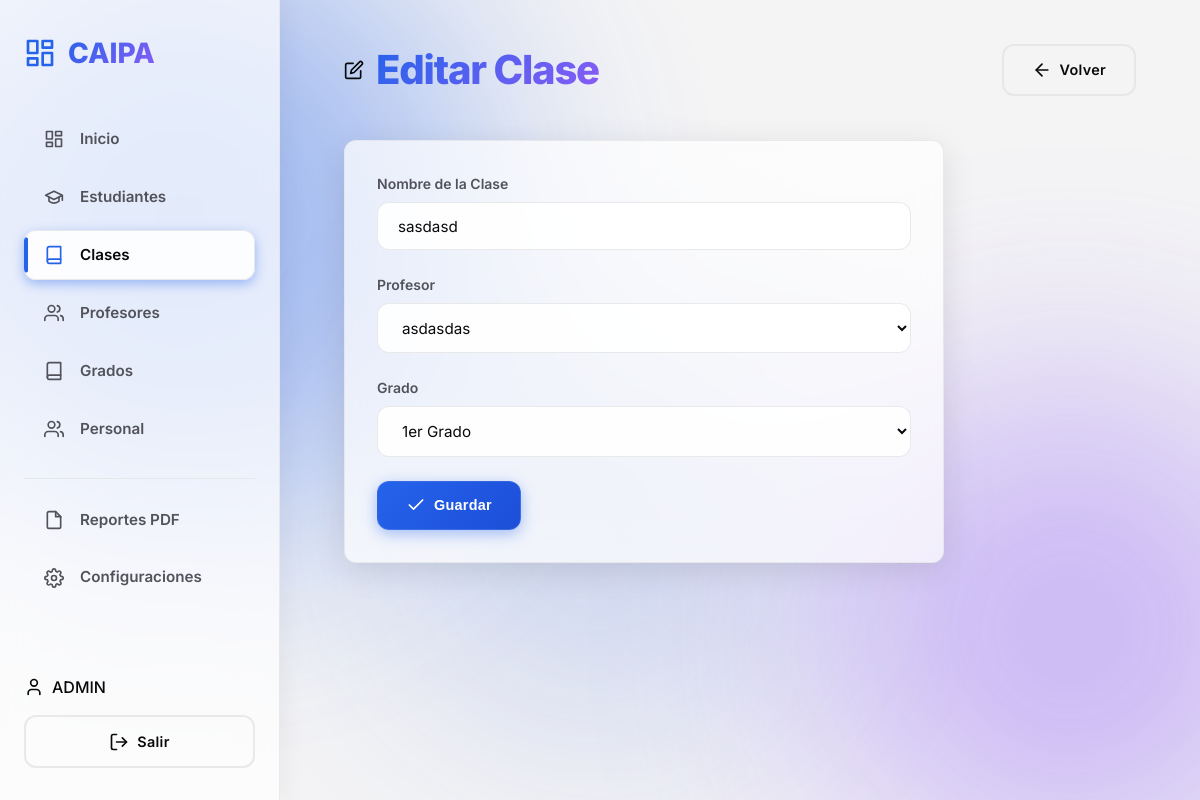
Page /index.php?action=clases_edit&id_clase=1 (signed in) on the committed database.
### tables this page shows
CREATE TABLE IF NOT EXISTS `clases` (
  `id_clase` int NOT NULL AUTO_INCREMENT,
  `clase_nombre` varchar(100) NOT NULL,
  `id_profesor` int DEFAULT NULL,
  `id_grado` int NOT NULL,
  `created_at` timestamp NULL DEFAULT CURRENT_TIMESTAMP,
  PRIMARY KEY (`id_clase`),
  KEY `id_profesor` (`id_profesor`),
  KEY `id_grado` (`id_grado`)
);

CREATE TABLE IF NOT EXISTS `profesores` (
  `id_profesor` int NOT NULL AUTO_INCREMENT,
  `id_turno` int DEFAULT NULL,
  `id_personal` int NOT NULL,
  `created_at` timestamp NULL DEFAULT CURRENT_TIMESTAMP,
  PRIMARY KEY (`id_profesor`),
  KEY `id_turno` (`id_turno`),
  KEY `fk_prof_personal` (`id_personal`)
);

CREATE TABLE IF NOT EXISTS `personal` (
  `id_personal` int NOT NULL AUTO_INCREMENT,
  `nombres_apellidos` varchar(100) NOT NULL,
  `cedula` varchar(15) NOT NULL,
  `fecha_nacimiento` date NOT NULL,
  `lugar_nacimiento` varchar(100) NOT NULL,
  `direccion` text NOT NULL,
  `telefono_habitacion` varchar(20) DEFAULT NULL,
  `telefono_celular` varchar(20) NOT NULL,
  `telefono_familiar` varchar(20) DEFAULT NULL,
  `correo` varchar(100) NOT NULL,
  `id_sexo` int NOT NULL,
  `edad` int NOT NULL,
  `titulo_pregrado` varchar(100) DEFAULT NULL,
  `postgrado` varchar(100) DEFAULT NULL,
  `estudia_actualmente` tinyint(1) NOT NULL DEFAULT '0',
  `estudios_actuales` varchar(255) DEFAULT NULL,
  `tipo_personal` enum('Docente','Administrativo','Obrero') NOT NULL,
  `fecha_ingreso_mppe` date DEFAULT NULL,
  `codigo_rac` varchar(50) DEFAULT NULL,
  `cargo` varchar(100) DEFAULT NULL,
  `carga_horaria` int DEFAULT NULL,
  `codigo_dependencia` varchar(50) DEFAULT NULL,
  `id_dependencia` int NOT NULL,
  `institucion_pertenece` varchar(100) DEFAULT NULL,
  `tipo_cuenta_nomina` varchar(20) DEFAULT NULL,
  `numero_cuenta_nomina` varchar(30) DEFAULT NULL,
  `matricula_docente` varchar(50) DEFAULT NULL,
  `situacion_trabajador` varchar(50) DEFAULT NULL,
  `otros_datos` text,
  `created_at` timestamp NULL DEFAULT CURRENT_TIMESTAMP,
  PRIMARY KEY (`id_personal`),
  UNIQUE KEY `cedula` (`cedula`),
  KEY `id_sexo` (`id_sexo`),
  KEY `id_dependencia` (`id_dependencia`)
);

CREATE TABLE IF NOT EXISTS `grados` (
  `id_grado` int NOT NULL AUTO_INCREMENT,
  `nombre_grado` varchar(50) NOT NULL,
  PRIMARY KEY (`id_grado`)
);

### controllers/ClaseController.php (called while the page is built, shortened)
<?php
require_once __DIR__ . '/../models/Clase.php';
require_once __DIR__ . '/../models/Profesor.php';
require_once __DIR__ . '/../models/Grado.php';
class ClaseController {
    private $clase;
    public function __construct() {
        $this->clase = new Clase();
    }
    public function edit() {
        $id = (int)($_GET['id_clase'] ?? 0);
        $claseData = $this->clase->getRawById($id);
        $profesor = new Profesor();
        $grado = new Grado();
        $profesores = $profesor->getAll();
        $grados = $grado->getAll();
        require_once __DIR__ . '/../views/clases/edit.php';
    }
}
?>

### models/Clase.php (called while the page is built, shortened)
<?php
require_once __DIR__ . '/../config/Database.php';
class Clase {
    private $conn;
    private $table = 'clases';
    public function __construct() {
        $db = new Database();
        $this->conn = $db->getConnection();
    }
    public function getRawById($id) {
        try {
            $stmt = $this->conn->prepare("SELECT * FROM {$this->table} WHERE id_clase = :id LIMIT 1");
            $stmt->bindParam(':id', $id, PDO::PARAM_INT);
            $stmt->execute();
            return $stmt->fetch(PDO::FETCH_ASSOC);
        } catch (PDOException $e) {
            error_log("Error en Clase::getRawById: " . $e->getMessage());
            return false;
        }
    }
}
?>

### config/Database.php (called while the page is built, shortened)
<?php
class Database {
    private $host = "localhost";
    private $db_name = "_cai_db";
    private $username = "root";
    private $password = "";
    public function getConnection() {
        $this->conn = null;
        try {
            $dsn = "mysql:host=" . $this->host . ";dbname=" . $this->db_name . ";charset=utf8mb4";
            $options = [
                PDO::ATTR_ERRMODE            => PDO::ERRMODE_EXCEPTION,
                PDO::ATTR_DEFAULT_FETCH_MODE => PDO::FETCH_ASSOC,
                PDO::ATTR_EMULATE_PREPARES   => false,
            ];
            $this->conn = new PDO($dsn, $this->username, $this->password, $options);
        } catch(PDOException $exception) {
            error_log("Connection error: " . $exception->getMessage());
            die("Error de conexión a la base de datos.");
        }
        return $this->conn;
    }
}
?>

### models/Profesor.php (called while the page is built, shortened)
<?php
require_once __DIR__ . '/../config/Database.php';
class Profesor {
    private $conn;
    private $table = 'profesores';
    public function __construct() {
        $db = new Database();
        $this->conn = $db->getConnection();
    }
    public function getAll() {
        try {
            $query = "SELECT p.id_profesor, per.nombres_apellidos as nombre_profesor
                      FROM {$this->table} p
                      INNER JOIN personal per ON p.id_personal = per.id_personal
                      ORDER BY per.nombres_apellidos";
            $stmt = $this->conn->prepare($query);
            $stmt->execute();
            return $stmt->fetchAll(PDO::FETCH_ASSOC);
        } catch (PDOException $e) {
            error_log("Error en Profesor::getAll: " . $e->getMessage());
            return [];
        }
    }
}
?>

### models/Grado.php (called while the page is built, shortened)
<?php
require_once __DIR__ . '/../config/Database.php';
class Grado {
    private $conn;
    private $table = 'grados';
    public function __construct() {
        $db = new Database();
        $this->conn = $db->getConnection();
    }
    public function getAll() {
        try {
            $stmt = $this->conn->prepare("SELECT id_grado, nombre_grado FROM {$this->table} ORDER BY id_grado");
            $stmt->execute();
            return $stmt->fetchAll(PDO::FETCH_ASSOC);
        } catch (PDOException $e) {
            error_log("Error en Grado::getAll: " . $e->getMessage());
            return [];
        }
    }
}
?>

### views/clases/edit.php (the view, shortened to what this page needs)
<div class="page-header">
    <h1><?= Icons::edit() ?> <span class="text-gradient">Editar Clase</span></h1>
    <a href="index.php?action=clases" class="btn btn-outline"><?= Icons::back() ?> Volver</a>
</div>
<div class="panel" style="max-width: 600px;">
    <form method="POST" action="index.php?action=clases_update">
        <div class="form-group">
            <label>Nombre de la Clase</label>
            <input type="text" name="clase_nombre" value="<?= htmlspecialchars($claseData['clase_nombre']) ?>" required>
        </div>
        <div class="form-group">
            <label>Profesor</label>
            <select name="id_profesor" required>
                <?php foreach ($profesores as $p): ?>
                <option value="<?= $p['id_profesor'] ?>" <?= ($claseData['id_profesor'] == $p['id_profesor']) ? 'selected' : '' ?>><?= htmlspecialchars($p['nombre_profesor']) ?></option>
                <?php endforeach; ?>
            </select>
        </div>
        <div class="form-group">
            <label>Grado</label>
            <select name="id_grado" required>
                <?php foreach ($grados as $g): ?>
                <option value="<?= $g['id_grado'] ?>" <?= ($claseData['id_grado'] == $g['id_grado']) ? 'selected' : '' ?>><?= htmlspecialchars($g['nombre_grado']) ?></option>
                <?php endforeach; ?>
            </select>
        </div>
        <button type="submit" class="btn btn-primary"><?= Icons::check() ?> Guardar</button>
    </form>
</div>
<?php $content = ob_get_clean(); require_once __DIR__ . '/../layouts/main.php'; ?>

### assets/css/main.css (style rules this page uses)
:root, [data-theme="dark"] { --bg-dark: #09090b; --bg-panel: rgba(24, 24, 27, 0.65); --bg-input: rgba(39, 39, 42, 0.7); --border-color: rgba(63, 63, 70, 0.5); --primary: #0ea5e9; --primary-hover: #0284c7; --primary-glow: rgba(14, 165, 233, 0.5); --success: #10b981; --danger: #ef4444; --warning: #f59e0b; --text-main: #f4f4f5; --text-muted: #a1a1aa; --font-sans: 'Inter', sans-serif; --font-mono: 'JetBrains Mono', monospace; --radius: 12px; --transition: all 0.3s cubic-bezier(0.4, 0, 0.2, 1); --glass-blur: blur(16px); --auth-overlay: rgba(0, 0, 0, 0.6); }
[data-theme="light"] { --bg-dark: #f4f4f5; --bg-panel: rgba(255, 255, 255, 0.7); --bg-input: rgba(255, 255, 255, 0.9); --border-color: rgba(228, 228, 231, 0.8); --primary: #2563eb; --primary-hover: #1d4ed8; --primary-glow: rgba(37, 99, 235, 0.4); --text-main: #09090b; --text-muted: #52525b; --auth-overlay: rgba(255, 255, 255, 0.5); }
* { box-sizing: border-box; margin: 0; padding: 0; }
body { background-color: var(--bg-dark); color: var(--text-main); font-family: var(--font-sans); line-height: 1.5; -webkit-font-smoothing: antialiased; min-height: 100vh; display: flex; overflow-x: hidden; position: relative; }
h1, h2, h3, h4 { font-weight: 800; letter-spacing: -0.03em; }
.text-gradient { background: linear-gradient(135deg, var(--primary), #8b5cf6); -webkit-background-clip: text; -webkit-text-fill-color: transparent; display: inline-block; }
.page-header { display: flex; justify-content: space-between; align-items: center; margin-bottom: 2.5rem; flex-wrap: wrap; gap: 1rem; }
.page-header h1 { display: flex; align-items: center; gap: 0.75rem; font-size: 2.5rem; }
.panel { background-color: var(--bg-panel); backdrop-filter: var(--glass-blur); -webkit-backdrop-filter: var(--glass-blur); border: 1px solid var(--border-color); border-radius: var(--radius); padding: 2rem; box-shadow: 0 8px 32px rgba(0, 0, 0, 0.1); margin-bottom: 2rem; }
.form-group { margin-bottom: 1.5rem; }
label { display: block; font-size: 0.875rem; font-weight: 600; margin-bottom: 0.5rem; color: var(--text-muted); }
input, select, textarea { width: 100%; padding: 0.85rem 1.25rem; background-color: var(--bg-input); border: 1px solid var(--border-color); border-radius: var(--radius); color: var(--text-main); font-family: var(--font-sans); transition: var(--transition); outline: none; font-size: 0.95rem; }
.btn { display: inline-flex; align-items: center; justify-content: center; gap: 0.5rem; padding: 0.85rem 1.75rem; font-weight: 600; letter-spacing: 0.02em; border-radius: var(--radius); border: none; cursor: pointer; transition: var(--transition); text-decoration: none; font-size: 0.9rem; color: var(--text-main); position: relative; overflow: hidden; }
.btn-primary { background: linear-gradient(135deg, var(--primary), var(--primary-hover)); color: #fff; box-shadow: 0 4px 15px var(--primary-glow); border: 1px solid rgba(255,255,255,0.1); }
.btn-outline { background-color: transparent; border: 2px solid var(--border-color); color: var(--text-main); }

### rows in the picture
clases: clase_nombre "sasdasd", id_profesor "asdasdas", id_grado "1er Grado"

### other values in the picture
$_SESSION['username'] "ADMIN"
